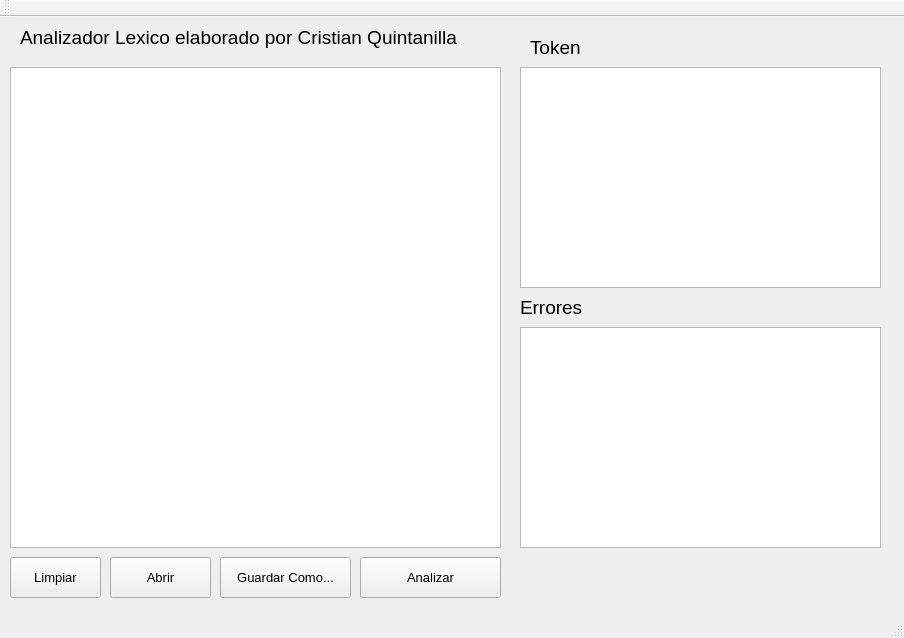
<?xml version="1.0" encoding="UTF-8"?>
<ui version="4.0">
 <class>MainWindow</class>
 <widget class="QMainWindow" name="MainWindow">
  <property name="geometry">
   <rect>
    <x>0</x>
    <y>0</y>
    <width>904</width>
    <height>638</height>
   </rect>
  </property>
  <property name="windowTitle">
   <string>Cristian Quintanilla - Analizador Lexico</string>
  </property>
  <widget class="QWidget" name="centralWidget">
   <widget class="QPlainTextEdit" name="textoAnalizar">
    <property name="geometry">
     <rect>
      <x>10</x>
      <y>50</y>
      <width>491</width>
      <height>481</height>
     </rect>
    </property>
    <property name="font">
     <font>
      <pointsize>12</pointsize>
     </font>
    </property>
   </widget>
   <widget class="QPushButton" name="pushButton">
    <property name="geometry">
     <rect>
      <x>360</x>
      <y>540</y>
      <width>141</width>
      <height>41</height>
     </rect>
    </property>
    <property name="font">
     <font>
      <pointsize>10</pointsize>
     </font>
    </property>
    <property name="text">
     <string>Analizar</string>
    </property>
   </widget>
   <widget class="QLabel" name="label">
    <property name="geometry">
     <rect>
      <x>530</x>
      <y>20</y>
      <width>61</width>
      <height>21</height>
     </rect>
    </property>
    <property name="font">
     <font>
      <pointsize>14</pointsize>
     </font>
    </property>
    <property name="text">
     <string>Token</string>
    </property>
   </widget>
   <widget class="QLabel" name="label_2">
    <property name="geometry">
     <rect>
      <x>520</x>
      <y>280</y>
      <width>81</width>
      <height>21</height>
     </rect>
    </property>
    <property name="font">
     <font>
      <pointsize>14</pointsize>
     </font>
    </property>
    <property name="text">
     <string>Errores</string>
    </property>
   </widget>
   <widget class="QPushButton" name="pushButton_2">
    <property name="geometry">
     <rect>
      <x>110</x>
      <y>540</y>
      <width>101</width>
      <height>41</height>
     </rect>
    </property>
    <property name="font">
     <font>
      <pointsize>10</pointsize>
     </font>
    </property>
    <property name="text">
     <string>Abrir</string>
    </property>
   </widget>
   <widget class="QPlainTextEdit" name="Token">
    <property name="geometry">
     <rect>
      <x>520</x>
      <y>50</y>
      <width>361</width>
      <height>221</height>
     </rect>
    </property>
    <property name="font">
     <font>
      <pointsize>12</pointsize>
     </font>
    </property>
   </widget>
   <widget class="QPlainTextEdit" name="Error">
    <property name="geometry">
     <rect>
      <x>520</x>
      <y>310</y>
      <width>361</width>
      <height>221</height>
     </rect>
    </property>
    <property name="font">
     <font>
      <pointsize>12</pointsize>
     </font>
    </property>
   </widget>
   <widget class="QPushButton" name="pushButton_3">
    <property name="geometry">
     <rect>
      <x>10</x>
      <y>540</y>
      <width>91</width>
      <height>41</height>
     </rect>
    </property>
    <property name="font">
     <font>
      <pointsize>10</pointsize>
     </font>
    </property>
    <property name="text">
     <string>Limpiar</string>
    </property>
   </widget>
   <widget class="QPushButton" name="pushButton_4">
    <property name="geometry">
     <rect>
      <x>220</x>
      <y>540</y>
      <width>131</width>
      <height>41</height>
     </rect>
    </property>
    <property name="font">
     <font>
      <pointsize>10</pointsize>
     </font>
    </property>
    <property name="text">
     <string>Guardar Como...</string>
    </property>
   </widget>
   <widget class="QLabel" name="label_3">
    <property name="geometry">
     <rect>
      <x>20</x>
      <y>10</y>
      <width>441</width>
      <height>21</height>
     </rect>
    </property>
    <property name="font">
     <font>
      <pointsize>14</pointsize>
     </font>
    </property>
    <property name="text">
     <string>Analizador Lexico elaborado por Cristian Quintanilla</string>
    </property>
   </widget>
  </widget>
  <widget class="QMenuBar" name="menuBar">
   <property name="geometry">
    <rect>
     <x>0</x>
     <y>0</y>
     <width>904</width>
     <height>21</height>
    </rect>
   </property>
  </widget>
  <widget class="QToolBar" name="mainToolBar">
   <attribute name="toolBarArea">
    <enum>TopToolBarArea</enum>
   </attribute>
   <attribute name="toolBarBreak">
    <bool>false</bool>
   </attribute>
  </widget>
  <widget class="QStatusBar" name="statusBar"/>
  <action name="actionAbrir">
   <property name="text">
    <string>Abrir</string>
   </property>
  </action>
 </widget>
 <layoutdefault spacing="6" margin="11"/>
 <resources/>
 <connections/>
</ui>
